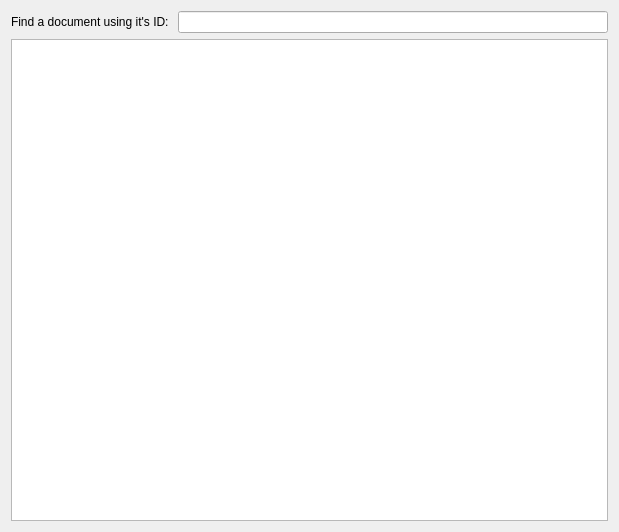
<?xml version="1.0" encoding="UTF-8"?>
<ui version="4.0">
 <class>documentViewer</class>
 <widget class="QMainWindow" name="documentViewer">
  <property name="geometry">
   <rect>
    <x>0</x>
    <y>0</y>
    <width>619</width>
    <height>532</height>
   </rect>
  </property>
  <property name="windowTitle">
   <string>DocumentContent Viewer</string>
  </property>
  <widget class="QWidget" name="centralWidget">
   <layout class="QVBoxLayout" name="verticalLayout">
    <item>
     <layout class="QHBoxLayout" name="horizontalLayout">
      <item>
       <widget class="QLabel" name="label">
        <property name="sizePolicy">
         <sizepolicy hsizetype="Fixed" vsizetype="Preferred">
          <horstretch>0</horstretch>
          <verstretch>0</verstretch>
         </sizepolicy>
        </property>
        <property name="text">
         <string>Find a document using it's ID: </string>
        </property>
       </widget>
      </item>
      <item>
       <widget class="QLineEdit" name="boxID"/>
      </item>
     </layout>
    </item>
    <item>
     <widget class="QTextEdit" name="boxDocument"/>
    </item>
   </layout>
  </widget>
 </widget>
 <layoutdefault spacing="6" margin="11"/>
 <resources/>
 <connections/>
</ui>
